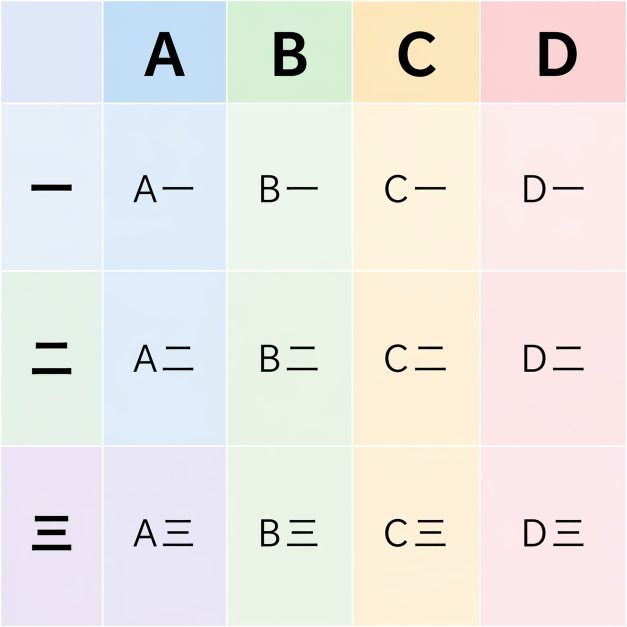
#> input picture .llmdoc-tmp/api-image-tests/gpt-image-2.png, 1254 x 1254 px (shown at 1/2 size)
$ python -i image_service.py   (imports and definitions only)
#> lines starting #> are read from the running program, lines starting #| are printed output that depends on the picture
### services/config.py
from __future__ import annotations

import json
import os
from dataclasses import dataclass
from pathlib import Path


BASE_DIR = Path(__file__).resolve().parents[1]
DATA_DIR = Path(os.getenv("CHATGPT2API_DATA_DIR") or BASE_DIR / "data")
CONFIG_FILE = BASE_DIR / "config.json"


@dataclass(frozen=True)
class AppSettings:
    auth_key: str
    admin_auth_key: str
    host: str
    port: int
    public_base_url: str
    accounts_file: Path
    user_keys_file: Path
    redeem_codes_file: Path
    proxies_file: Path
    sqlite_path: Path
    backup_dir: Path
    backup_max_bytes: int
    backup_interval_minutes: int
    tls_verify: bool
    image_engine: str
    image_route_policy: str
    image_dev_port: int
    image_enable_free_images_fallback: bool
    image_enable_responses_primary: bool
    image_log_requests: bool
    image_queue_per_user_active_limit: int
    image_queue_per_user_wait_limit: int
    image_queue_global_wait_limit: int
    image_queue_global_start_limit: int
    image_queue_global_start_window_seconds: int
    image_generation_timeout_seconds: int
    image_generation_max_account_attempts: int


# [28 lines left out: functions _parse_bool, _parse_int, _parse_choice, not called in this run]


def _load_settings() -> AppSettings:
    DATA_DIR.mkdir(parents=True, exist_ok=True)
    raw_config: dict[str, object] = {}

    if CONFIG_FILE.exists():
        text = CONFIG_FILE.read_text(encoding="utf-8").strip()
        if text:
            loaded = json.loads(text)
            if not isinstance(loaded, dict):
                raise ValueError("config.json must be a JSON object")
            raw_config = loaded

    auth_key = str(os.getenv("CHATGPT2API_AUTH_KEY") or raw_config.get("auth-key") or "").strip()
    if not auth_key:
        raise ValueError(
            "config.json must contain a non-empty 'auth-key' or CHATGPT2API_AUTH_KEY must be set"
        )
    admin_auth_key = str(
        os.getenv("CHATGPT2API_ADMIN_AUTH_KEY") or raw_config.get("admin-auth-key") or auth_key
    ).strip()
    if not admin_auth_key:
        raise ValueError(
            "config.json must contain a non-empty 'admin-auth-key' or CHATGPT2API_ADMIN_AUTH_KEY must be set"
        )

    tls_verify = _parse_bool(
        os.getenv("CHATGPT2API_TLS_VERIFY", raw_config.get("tls-verify")),
        default=True,
    )
    image_engine = _parse_choice(
        os.getenv("IMAGE_ENGINE", raw_config.get("image-engine")),
        default="chat_image",
        choices={"legacy", "chat_image"},
        name="image-engine",
    )
    image_route_policy = _parse_choice(
        os.getenv("IMAGE_ROUTE_POLICY", raw_config.get("image-route-policy")),
        default="plan_type",
        choices={"plan_type", "force_responses", "force_images", "legacy"},
        name="image-route-policy",
    )

    return AppSettings(
        auth_key=auth_key,
        admin_auth_key=admin_auth_key,
        host="0.0.0.0",
        port=_parse_int(
            os.getenv("CHATGPT2API_PORT", raw_config.get("port")),
            default=8000,
            name="port",
        ),
        public_base_url=str(
            os.getenv("CHATGPT2API_PUBLIC_BASE_URL") or raw_config.get("public-base-url") or ""
        ).strip().rstrip("/"),
        accounts_file=DATA_DIR / "accounts.json",
        user_keys_file=Path(
            str(os.getenv("CHATGPT2API_USER_KEYS_FILE") or raw_config.get("user-keys-file") or DATA_DIR / "user_keys.json")
        ),
        redeem_codes_file=Path(
            str(
                os.getenv("CHATGPT2API_REDEEM_CODES_FILE")
                or raw_config.get("redeem-codes-file")
                or DATA_DIR / "redeem_codes.json"
            )
        ),
        proxies_file=Path(
            str(
                os.getenv("CHATGPT2API_PROXIES_FILE")
                or raw_config.get("proxies-file")
                or DATA_DIR / "proxies.json"
            )
        ),
        sqlite_path=Path(
            str(
                os.getenv("CHATGPT2API_SQLITE_PATH")
                or raw_config.get("sqlite-path")
                or DATA_DIR / "chatgpt2api.sqlite3"
            )
        ),
        backup_dir=Path(
            str(
                os.getenv("CHATGPT2API_BACKUP_DIR")
                or raw_config.get("backup-dir")
                or DATA_DIR / "backups"
            )
        ),
        backup_max_bytes=_parse_int(
            os.getenv("CHATGPT2API_BACKUP_MAX_BYTES", raw_config.get("backup-max-bytes")),
            default=500 * 1024 * 1024,
            name="backup-max-bytes",
        ),
        backup_interval_minutes=_parse_int(
            os.getenv("CHATGPT2API_BACKUP_INTERVAL_MINUTES", raw_config.get("backup-interval-minutes")),
            default=0,
            name="backup-interval-minutes",
        ),
        tls_verify=tls_verify,
        image_engine=image_engine,
        image_route_policy=image_route_policy,
        image_dev_port=_parse_int(
            os.getenv("IMAGE_DEV_PORT", raw_config.get("image-dev-port")),
            default=18201,
            name="image-dev-port",
        ),
        image_enable_free_images_fallback=_parse_bool(
            os.getenv("IMAGE_ENABLE_FREE_IMAGES_FALLBACK", raw_config.get("image-enable-free-images-fallback")),
            default=True,
        ),
        image_enable_responses_primary=_parse_bool(
            os.getenv("IMAGE_ENABLE_RESPONSES_PRIMARY", raw_config.get("image-enable-responses-primary")),
            default=True,
        ),
        image_log_requests=_parse_bool(
            os.getenv("IMAGE_LOG_REQUESTS", raw_config.get("image-log-requests")),
            default=False,
        ),
        image_queue_per_user_active_limit=_parse_int(
            os.getenv("IMAGE_QUEUE_PER_USER_ACTIVE_LIMIT", raw_config.get("image-queue-per-user-active-limit")),
            default=10,
            name="image-queue-per-user-active-limit",
        ),
        image_queue_per_user_wait_limit=_parse_int(
            os.getenv("IMAGE_QUEUE_PER_USER_WAIT_LIMIT", raw_config.get("image-queue-per-user-wait-limit")),
            default=10,
            name="image-queue-per-user-wait-limit",
        ),
        image_queue_global_wait_limit=_parse_int(
            os.getenv("IMAGE_QUEUE_GLOBAL_WAIT_LIMIT", raw_config.get("image-queue-global-wait-limit")),
            default=2000,
            name="image-queue-global-wait-limit",
        ),
        image_queue_global_start_limit=_parse_int(
            os.getenv("IMAGE_QUEUE_GLOBAL_START_LIMIT", raw_config.get("image-queue-global-start-limit")),
            default=60,
            name="image-queue-global-start-limit",
        ),
        image_queue_global_start_window_seconds=_parse_int(
            os.getenv(
                "IMAGE_QUEUE_GLOBAL_START_WINDOW_SECONDS",
                raw_config.get("image-queue-global-start-window-seconds"),
            ),
            default=60,
            name="image-queue-global-start-window-seconds",
        ),
        image_generation_timeout_seconds=_parse_int(
            os.getenv(
                "IMAGE_GENERATION_TIMEOUT_SECONDS",
                raw_config.get("image-generation-timeout-seconds"),
            ),
            default=900,
            name="image-generation-timeout-seconds",
        ),
        image_generation_max_account_attempts=_parse_int(
            os.getenv(
                "IMAGE_GENERATION_MAX_ACCOUNT_ATTEMPTS",
                raw_config.get("image-generation-max-account-attempts"),
            ),
            default=4,
            name="image-generation-max-account-attempts",
        ),
    )


config = _load_settings()

### services/image_service.py
from __future__ import annotations

import base64
import binascii
import hashlib
import json
import random
import re
import time
import uuid
from dataclasses import dataclass
from io import BytesIO
from typing import Any, Optional
from urllib.parse import urlparse
from urllib.parse import unquote_to_bytes

from curl_cffi.requests import Session

from services.account_service import account_service
from services.chat_image.account_plan import decode_jwt_payload
from services.config import config
from services import proof_of_work
from services.proxy_service import proxy_service
from services.uploaded_image_service import uploaded_image_service
from services.image_size import upstream_image_size


BASE_URL = "https://chatgpt.com"
USER_AGENT = (
    "Mozilla/5.0 (Windows NT 10.0; Win64; x64) "
    "AppleWebKit/537.36 (KHTML, like Gecko) "
    "Chrome/131.0.0.0 Safari/537.36"
)
DEFAULT_MODEL = "gpt-4o"
GPT_IMAGE_2_UPSTREAM_MODEL = "gpt-image-2"
GPT_IMAGE_2_REASONING_EFFORT = None
PUBLIC_GPT_IMAGE_2_MODELS = {"gpt-image-2", "gpt-image-2-2K", "gpt-image-2-4K"}
CODEX_RESPONSES_BASE_URL = "https://chatgpt.com/backend-api/codex"
CODEX_RESPONSES_MODEL = "gpt-5.4-mini"
CODEX_RESPONSES_USER_AGENT = "codex-tui/0.118.0 (Mac OS 26.3.1; arm64) iTerm.app/3.6.9 (codex-tui; 0.118.0)"
MAX_POW_ATTEMPTS = 500000
UPSTREAM_IMAGE_RESULT_TIMEOUT_SECONDS = 90
UPSTREAM_CONVERSATION_TIMEOUT_SECONDS = 120
TRANSIENT_HTTP_STATUS_CODES = (408, 429, 500, 502, 503, 504, 520, 522, 524)
SUPPORTED_INPUT_IMAGE_EXTENSIONS = {
    "image/png": ".png",
    "image/jpeg": ".jpg",
    "image/webp": ".webp",
    "image/gif": ".gif",
    "image/bmp": ".bmp",
    "image/avif": ".avif",
}
TRANSIENT_UPSTREAM_STATUS_CODES = frozenset((*TRANSIENT_HTTP_STATUS_CODES, 422))
MAX_UPSTREAM_INPUT_IMAGE_SIDE = 1536
MAX_UPSTREAM_INPUT_IMAGE_BYTES = 4 * 1024 * 1024
PROXY_CONNECT_RETRY_DELAYS = (0.25, 0.75, 1.5)

_CORES = [16, 24, 32]
_SCREENS = [3000, 4000, 6000]
_NAV_KEYS = [
    "webdriver−false",
    "vendor−Google Inc.",
    "cookieEnabled−true",
    "pdfViewerEnabled−true",
    "hardwareConcurrency−32",
    "language−zh-CN",
    "mimeTypes−[object MimeTypeArray]",
    "userAgentData−[object NavigatorUAData]",
]
_WIN_KEYS = [
    "innerWidth",
    "innerHeight",
    "devicePixelRatio",
    "screen",
    "chrome",
    "location",
    "history",
    "navigator",
]


class ImageGenerationError(Exception):
    pass


@dataclass
class GeneratedImage:
    b64_json: str
    revised_prompt: str
    url: str = ""
    mime_type: str = "image/png"


@dataclass
class UploadedInputImage:
    file_id: str
    file_name: str
    mime_type: str
    size_bytes: int
    width: int | None = None
    height: int | None = None


# [103 lines left out: functions _is_transient_stream_error, _is_proxy_connect_error, _build_fp, _new_session, _retry, not called in this run]


def _pow_config(user_agent: str) -> list:
    return proof_of_work.get_config(user_agent)


# [22 lines left out: functions _generate_requirements_answer, _get_requirements_token, not called in this run]


def _generate_proof_token(seed: str, difficulty: str, user_agent: str, proof_config: Optional[list] = None) -> str:
    answer, _ = proof_of_work.get_answer_token(seed, difficulty, proof_config or _pow_config(user_agent))
    return answer


# [425 lines left out: functions _bootstrap, _chat_requirements, is_token_invalid_error, _iter_nested_error_values, _extract_upstream_status_codes, is_transient_image_error and 8 more, not called in this run]


def _safe_content_type(value: str | None) -> str:
    content_type = str(value or "").split(";", 1)[0].strip().lower()
    return content_type[:64] or "unknown"


# [19 lines left out: functions _safe_download_url_label, _safe_download_file_id, _normalize_input_image_mime_type, not called in this run]


def _decode_data_url_input_image(image_url: str) -> tuple[bytes, str]:
    try:
        header, payload = str(image_url or "").split(",", 1)
    except ValueError as exc:
        raise ImageGenerationError("invalid input image data URL") from exc
    meta = header[5:]
    mime_hint = meta.split(";", 1)[0].strip().lower()
    try:
        if ";base64" in meta.lower():
            image_bytes = base64.b64decode(payload, validate=True)
        else:
            image_bytes = unquote_to_bytes(payload)
    except (ValueError, binascii.Error) as exc:
        raise ImageGenerationError("invalid input image data URL") from exc
    if not image_bytes:
        raise ImageGenerationError("input image is empty")
    mime_type = _normalize_input_image_mime_type(image_bytes, mime_hint or None)
    return image_bytes, mime_type


# [87 lines left out: functions _download_input_image, _detect_input_image_dimensions, _prepare_input_image_for_upstream, _normalize_input_image_ref, not called in this run]


def _token_label(access_token: str) -> str:
    return hashlib.sha1(str(access_token or "").encode("utf-8")).hexdigest()[:10]


# [675 lines left out: functions _load_input_image_bytes, _build_uploaded_input_image, _build_conversation_message, _download_headers_for_url, _download_image_payload, _download_generated_images and 10 more, not called in this run]

>>> import cv2
>>> picture = cv2.imread('../.llmdoc-tmp/api-image-tests/gpt-image-2.png', cv2.IMREAD_GRAYSCALE)
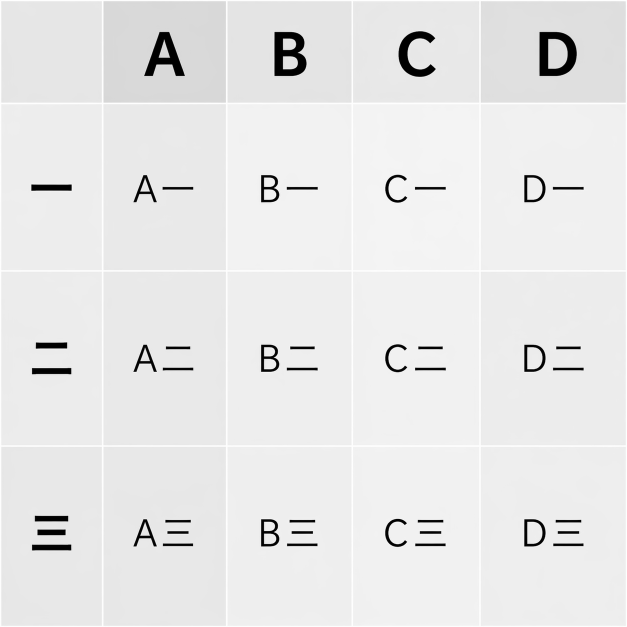
#> picture: shape (1254, 1254) (shown at 1/2 size); min 0, max 255, mean 231
#> (the run stopped early here; a loop or call above may not have finished)

$ run again, on .llmdoc-tmp/api-image-tests/gpt-image-1.png
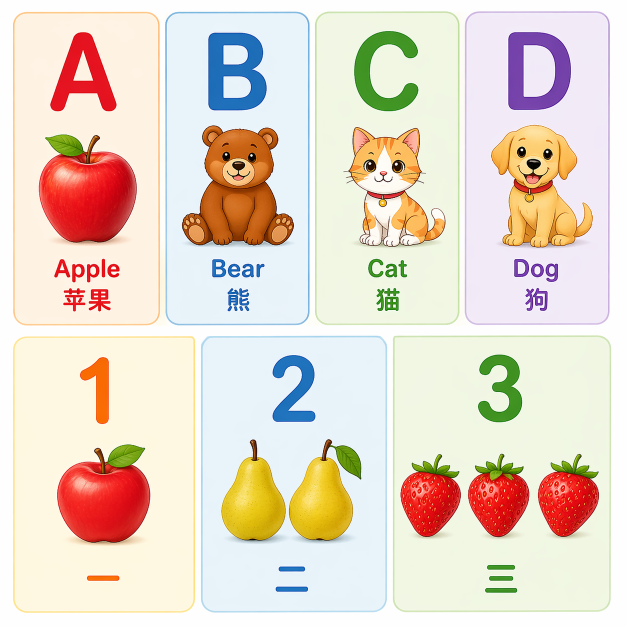
#> input picture .llmdoc-tmp/api-image-tests/gpt-image-1.png, 1254 x 1254 px (shown at 1/2 size)
#> `picture = cv2.imread('../.llmdoc-tmp/api-image-tests/gpt-image-2.png',..`:
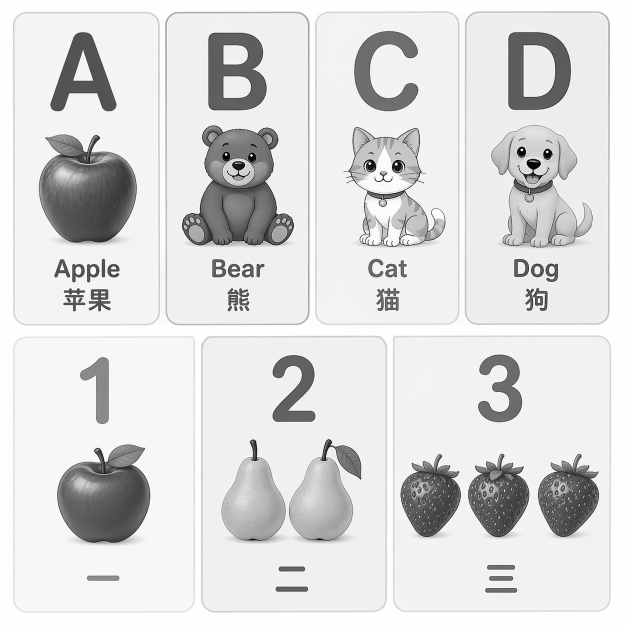
#> picture: shape (1254, 1254) (shown at 1/2 size); min 0, max 255, mean 219.5
